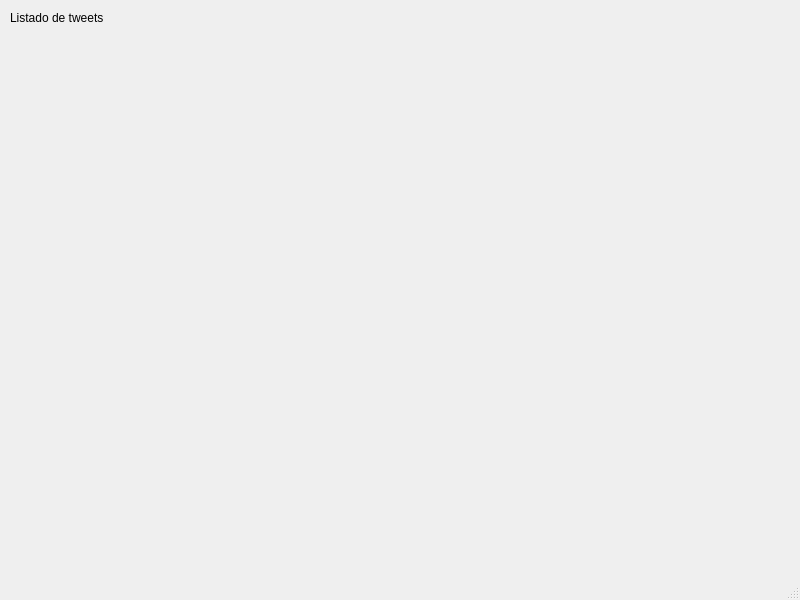
<?xml version="1.0" encoding="UTF-8"?>
<ui version="4.0">
 <class>VentanaPrincipal</class>
 <widget class="QMainWindow" name="VentanaPrincipal">
  <property name="geometry">
   <rect>
    <x>0</x>
    <y>0</y>
    <width>800</width>
    <height>600</height>
   </rect>
  </property>
  <property name="windowTitle">
   <string>Proyecto Final AGI</string>
  </property>
  <widget class="QWidget" name="centralwidget">
   <widget class="QLabel" name="label">
    <property name="geometry">
     <rect>
      <x>10</x>
      <y>10</y>
      <width>121</width>
      <height>16</height>
     </rect>
    </property>
    <property name="text">
     <string>Listado de tweets</string>
    </property>
   </widget>
  </widget>
  <widget class="QMenuBar" name="menubar">
   <property name="geometry">
    <rect>
     <x>0</x>
     <y>0</y>
     <width>800</width>
     <height>24</height>
    </rect>
   </property>
  </widget>
  <widget class="QStatusBar" name="statusbar"/>
 </widget>
 <resources/>
 <connections/>
</ui>
